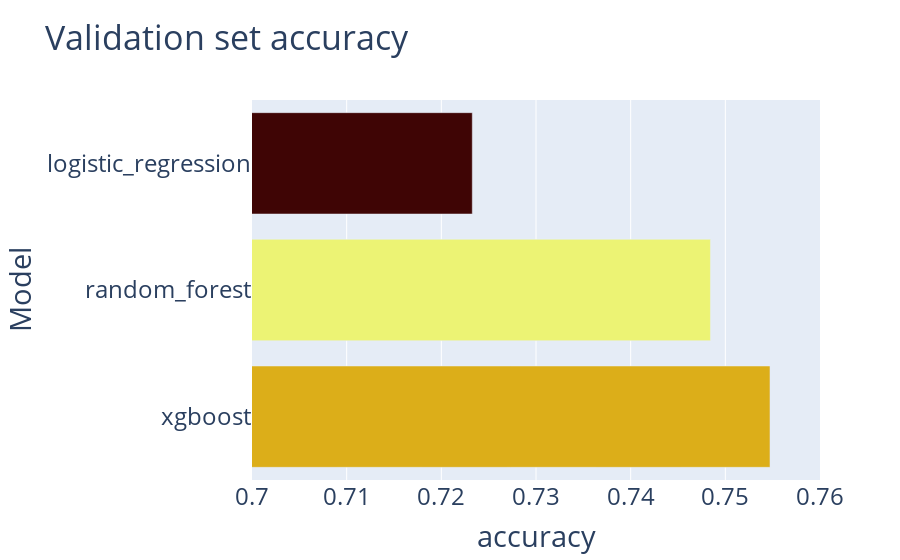

The cell this chart's notebook holds for it:
### Markdown cell above
### Validation set accuracy

### Code cell
validation_accuracy = {}
for model_reports in glob.glob('*/reports.json'):
    model_name = model_reports.split('/')[-2]
    accuracy = json.load(open(model_reports, 'r'))['validation_report']['accuracy']
    validation_accuracy[model_name] = accuracy

fig = px.bar(
    x=validation_accuracy.values(),
    y=validation_accuracy.keys(),
    color=validation_accuracy.values(),
    color_continuous_scale='oxy',
    title='Validation set accuracy',
    labels={'x': 'accuracy', 'y': 'Model'}
    )

fig.update_layout(yaxis={'categoryorder': 'total descending'}, font={'size': 24})
fig.update_xaxes(range=[0.7, 0.76])
fig.update_coloraxes(showscale=False)
fig.write_image('../../images/validation-accuracy.png', scale=10)
fig

### Figure 1 — Plotly figure (JSON) as saved in the notebook; plotly's stock layout.template omitted (floating-point values rounded to 4 significant figures)
{"data": [{"alignmentgroup": "True", "hovertemplate": "accuracy=%{x}<br>Model=%{y}<br>color=%{marker.color}<extra></extra>", "legendgroup": "", "marker": {"color": [0.7233, 0.7547, 0.7484], "coloraxis": "coloraxis", "pattern": {"shape": ""}}, "name": "", "offsetgroup": "", "orientation": "h", "showlegend": false, "textposition": "auto", "type": "bar", "x": [0.7233, 0.7547, 0.7484], "xaxis": "x", "y": ["logistic_regression", "xgboost", "random_forest"], "yaxis": "y"}], "layout": {"barmode": "relative", "coloraxis": {"colorbar": {"title": {"text": "color"}}, "colorscale": [[0, "rgb(63, 5, 5)"], [0.09091, "rgb(101, 6, 13)"], [0.1818, "rgb(138, 17, 9)"], [0.2727, "rgb(96, 95, 95)"], [0.3636, "rgb(119, 118, 118)"], [0.4545, "rgb(142, 141, 141)"], [0.5455, "rgb(166, 166, 165)"], [0.6364, "rgb(193, 192, 191)"], [0.7273, "rgb(222, 222, 220)"], [0.8182, "rgb(239, 248, 90)"], [0.9091, "rgb(230, 210, 41)"], [1, "rgb(220, 174, 25)"]], "showscale": false}, "font": {"size": 24}, "legend": {"tracegroupgap": 0}, "title": {"text": "Validation set accuracy"}, "xaxis": {"anchor": "y", "domain": [0, 1], "range": [0.7, 0.76], "title": {"text": "accuracy"}}, "yaxis": {"anchor": "x", "categoryorder": "total descending", "domain": [0, 1], "title": {"text": "Model"}}}}
